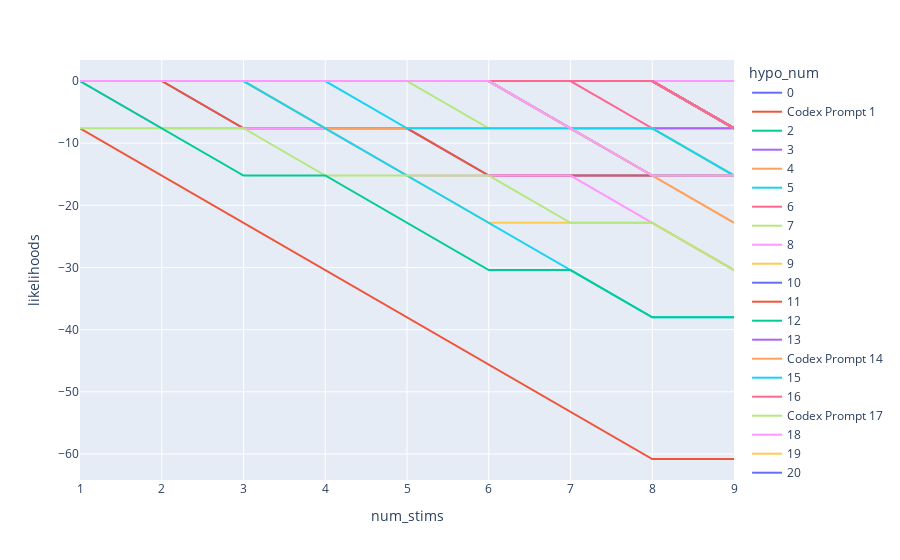

The cell this chart's notebook holds for it:
### Code cell
px.line(posteriorDf, x='num_stims', y='likelihoods', color='hypo_num')

### Figure 1 — Plotly figure (JSON) as saved in the notebook; plotly's stock layout.template omitted (floating-point values rounded to 4 significant figures)
{"data": [{"hovertemplate": "hypo_num=0<br>num_stims=%{x}<br>likelihoods=%{y}<extra></extra>", "legendgroup": "0", "line": {"color": "#636efa", "dash": "solid"}, "marker": {"symbol": "circle"}, "mode": "lines", "name": "0", "orientation": "v", "showlegend": true, "type": "scatter", "x": [1, 2, 3, 4, 5, 6, 7, 8, 9], "xaxis": "x", "y": [-0.0005001, -0.001, -7.602, -7.602, -7.603, -15.2, -15.2, -15.2, -15.21], "yaxis": "y"}, {"hovertemplate": "hypo_num=Codex Prompt 1<br>num_stims=%{x}<br>likelihoods=%{y}<extra></extra>", "legendgroup": "Codex Prompt 1", "line": {"color": "#EF553B", "dash": "solid"}, "marker": {"symbol": "circle"}, "mode": "lines", "name": "Codex Prompt 1", "orientation": "v", "showlegend": true, "type": "scatter", "x": [1, 2, 3, 4, 5, 6, 7, 8, 9], "xaxis": "x", "y": [-0.0005001, -0.001, -7.602, -7.602, -7.603, -15.2, -15.2, -15.2, -15.21], "yaxis": "y"}, {"hovertemplate": "hypo_num=2<br>num_stims=%{x}<br>likelihoods=%{y}<extra></extra>", "legendgroup": "2", "line": {"color": "#00cc96", "dash": "solid"}, "marker": {"symbol": "circle"}, "mode": "lines", "name": "2", "orientation": "v", "showlegend": true, "type": "scatter", "x": [1, 2, 3, 4, 5, 6, 7, 8, 9], "xaxis": "x", "y": [-0.0005001, -0.001, -0.0015, -0.002001, -0.002501, -0.003001, -7.604, -15.2, -15.21], "yaxis": "y"}, {"hovertemplate": "hypo_num=3<br>num_stims=%{x}<br>likelihoods=%{y}<extra></extra>", "legendgroup": "3", "line": {"color": "#ab63fa", "dash": "solid"}, "marker": {"symbol": "circle"}, "mode": "lines", "name": "3", "orientation": "v", "showlegend": true, "type": "scatter", "x": [1, 2, 3, 4, 5, 6, 7, 8, 9], "xaxis": "x", "y": [-0.0005001, -0.001, -0.0015, -0.002001, -0.002501, -0.003001, -0.003501, -0.004001, -7.605], "yaxis": "y"}, {"hovertemplate": "hypo_num=4<br>num_stims=%{x}<br>likelihoods=%{y}<extra></extra>", "legendgroup": "4", "line": {"color": "#FFA15A", "dash": "solid"}, "marker": {"symbol": "circle"}, "mode": "lines", "name": "4", "orientation": "v", "showlegend": true, "type": "scatter", "x": [1, 2, 3, 4, 5, 6, 7, 8, 9], "xaxis": "x", "y": [-0.0005001, -0.001, -0.0015, -0.002001, -0.002501, -0.003001, -0.003501, -0.004001, -7.605], "yaxis": "y"}, {"hovertemplate": "hypo_num=5<br>num_stims=%{x}<br>likelihoods=%{y}<extra></extra>", "legendgroup": "5", "line": {"color": "#19d3f3", "dash": "solid"}, "marker": {"symbol": "circle"}, "mode": "lines", "name": "5", "orientation": "v", "showlegend": true, "type": "scatter", "x": [1, 2, 3, 4, 5, 6, 7, 8, 9], "xaxis": "x", "y": [-0.0005001, -0.001, -0.0015, -0.002001, -0.002501, -0.003001, -0.003501, -0.004001, -7.605], "yaxis": "y"}, {"hovertemplate": "hypo_num=6<br>num_stims=%{x}<br>likelihoods=%{y}<extra></extra>", "legendgroup": "6", "line": {"color": "#FF6692", "dash": "solid"}, "marker": {"symbol": "circle"}, "mode": "lines", "name": "6", "orientation": "v", "showlegend": true, "type": "scatter", "x": [1, 2, 3, 4, 5, 6, 7, 8, 9], "xaxis": "x", "y": [-0.0005001, -0.001, -0.0015, -0.002001, -0.002501, -0.003001, -0.003501, -7.604, -7.605], "yaxis": "y"}, {"hovertemplate": "hypo_num=7<br>num_stims=%{x}<br>likelihoods=%{y}<extra></extra>", "legendgroup": "7", "line": {"color": "#B6E880", "dash": "solid"}, "marker": {"symbol": "circle"}, "mode": "lines", "name": "7", "orientation": "v", "showlegend": true, "type": "scatter", "x": [1, 2, 3, 4, 5, 6, 7, 8, 9], "xaxis": "x", "y": [-0.0005001, -0.001, -0.0015, -0.002001, -0.002501, -0.003001, -7.604, -7.604, -7.605], "yaxis": "y"}, {"hovertemplate": "hypo_num=8<br>num_stims=%{x}<br>likelihoods=%{y}<extra></extra>", "legendgroup": "8", "line": {"color": "#FF97FF", "dash": "solid"}, "marker": {"symbol": "circle"}, "mode": "lines", "name": "8", "orientation": "v", "showlegend": true, "type": "scatter", "x": [1, 2, 3, 4, 5, 6, 7, 8, 9], "xaxis": "x", "y": [-0.0005001, -7.601, -7.602, -7.602, -15.2, -15.2, -15.2, -22.81, -30.41], "yaxis": "y"}, {"hovertemplate": "hypo_num=9<br>num_stims=%{x}<br>likelihoods=%{y}<extra></extra>", "legendgroup": "9", "line": {"color": "#FECB52", "dash": "solid"}, "marker": {"symbol": "circle"}, "mode": "lines", "name": "9", "orientation": "v", "showlegend": true, "type": "scatter", "x": [1, 2, 3, 4, 5, 6, 7, 8, 9], "xaxis": "x", "y": [-0.0005001, -0.001, -0.0015, -7.602, -15.2, -22.8, -22.8, -22.81, -30.41], "yaxis": "y"}, {"hovertemplate": "hypo_num=10<br>num_stims=%{x}<br>likelihoods=%{y}<extra></extra>", "legendgroup": "10", "line": {"color": "#636efa", "dash": "solid"}, "marker": {"symbol": "circle"}, "mode": "lines", "name": "10", "orientation": "v", "showlegend": true, "type": "scatter", "x": [1, 2, 3, 4, 5, 6, 7, 8, 9], "xaxis": "x", "y": [-0.0005001, -0.001, -0.0015, -0.002001, -0.002501, -0.003001, -0.003501, -0.004001, -7.605], "yaxis": "y"}, {"hovertemplate": "hypo_num=11<br>num_stims=%{x}<br>likelihoods=%{y}<extra></extra>", "legendgroup": "11", "line": {"color": "#EF553B", "dash": "solid"}, "marker": {"symbol": "circle"}, "mode": "lines", "name": "11", "orientation": "v", "showlegend": true, "type": "scatter", "x": [1, 2, 3, 4, 5, 6, 7, 8, 9], "xaxis": "x", "y": [-0.0005001, -0.001, -0.0015, -0.002001, -0.002501, -0.003001, -0.003501, -0.004001, -7.605], "yaxis": "y"}, {"hovertemplate": "hypo_num=12<br>num_stims=%{x}<br>likelihoods=%{y}<extra></extra>", "legendgroup": "12", "line": {"color": "#00cc96", "dash": "solid"}, "marker": {"symbol": "circle"}, "mode": "lines", "name": "12", "orientation": "v", "showlegend": true, "type": "scatter", "x": [1, 2, 3, 4, 5, 6, 7, 8, 9], "xaxis": "x", "y": [-0.0005001, -0.001, -0.0015, -0.002001, -0.002501, -0.003001, -0.003501, -0.004001, -7.605], "yaxis": "y"}, {"hovertemplate": "hypo_num=13<br>num_stims=%{x}<br>likelihoods=%{y}<extra></extra>", "legendgroup": "13", "line": {"color": "#ab63fa", "dash": "solid"}, "marker": {"symbol": "circle"}, "mode": "lines", "name": "13", "orientation": "v", "showlegend": true, "type": "scatter", "x": [1, 2, 3, 4, 5, 6, 7, 8, 9], "xaxis": "x", "y": [-0.0005001, -0.001, -0.0015, -0.002001, -0.002501, -0.003001, -7.604, -7.604, -7.605], "yaxis": "y"}, {"hovertemplate": "hypo_num=Codex Prompt 14<br>num_stims=%{x}<br>likelihoods=%{y}<extra></extra>", "legendgroup": "Codex Prompt 14", "line": {"color": "#FFA15A", "dash": "solid"}, "marker": {"symbol": "circle"}, "mode": "lines", "name": "Codex Prompt 14", "orientation": "v", "showlegend": true, "type": "scatter", "x": [1, 2, 3, 4, 5, 6, 7, 8, 9], "xaxis": "x", "y": [-0.0005001, -0.001, -0.0015, -7.602, -7.603, -7.603, -7.604, -7.604, -15.21], "yaxis": "y"}, {"hovertemplate": "hypo_num=15<br>num_stims=%{x}<br>likelihoods=%{y}<extra></extra>", "legendgroup": "15", "line": {"color": "#19d3f3", "dash": "solid"}, "marker": {"symbol": "circle"}, "mode": "lines", "name": "15", "orientation": "v", "showlegend": true, "type": "scatter", "x": [1, 2, 3, 4, 5, 6, 7, 8, 9], "xaxis": "x", "y": [-0.0005001, -0.001, -0.0015, -7.602, -15.2, -22.8, -30.41, -38.01, -38.01], "yaxis": "y"}, {"hovertemplate": "hypo_num=16<br>num_stims=%{x}<br>likelihoods=%{y}<extra></extra>", "legendgroup": "16", "line": {"color": "#FF6692", "dash": "solid"}, "marker": {"symbol": "circle"}, "mode": "lines", "name": "16", "orientation": "v", "showlegend": true, "type": "scatter", "x": [1, 2, 3, 4, 5, 6, 7, 8, 9], "xaxis": "x", "y": [-0.0005001, -0.001, -0.0015, -0.002001, -0.002501, -0.003001, -7.604, -15.2, -15.21], "yaxis": "y"}, {"hovertemplate": "hypo_num=Codex Prompt 17<br>num_stims=%{x}<br>likelihoods=%{y}<extra></extra>", "legendgroup": "Codex Prompt 17", "line": {"color": "#B6E880", "dash": "solid"}, "marker": {"symbol": "circle"}, "mode": "lines", "name": "Codex Prompt 17", "orientation": "v", "showlegend": true, "type": "scatter", "x": [1, 2, 3, 4, 5, 6, 7, 8, 9], "xaxis": "x", "y": [-0.0005001, -0.001, -0.0015, -0.002001, -0.002501, -7.603, -7.604, -7.604, -15.21], "yaxis": "y"}, {"hovertemplate": "hypo_num=18<br>num_stims=%{x}<br>likelihoods=%{y}<extra></extra>", "legendgroup": "18", "line": {"color": "#FF97FF", "dash": "solid"}, "marker": {"symbol": "circle"}, "mode": "lines", "name": "18", "orientation": "v", "showlegend": true, "type": "scatter", "x": [1, 2, 3, 4, 5, 6, 7, 8, 9], "xaxis": "x", "y": [-0.0005001, -0.001, -0.0015, -0.002001, -0.002501, -0.003001, -0.003501, -0.004001, -7.605], "yaxis": "y"}, {"hovertemplate": "hypo_num=19<br>num_stims=%{x}<br>likelihoods=%{y}<extra></extra>", "legendgroup": "19", "line": {"color": "#FECB52", "dash": "solid"}, "marker": {"symbol": "circle"}, "mode": "lines", "name": "19", "orientation": "v", "showlegend": true, "type": "scatter", "x": [1, 2, 3, 4, 5, 6, 7, 8, 9], "xaxis": "x", "y": [-0.0005001, -0.001, -0.0015, -0.002001, -0.002501, -0.003001, -0.003501, -0.004001, -7.605], "yaxis": "y"}, {"hovertemplate": "hypo_num=20<br>num_stims=%{x}<br>likelihoods=%{y}<extra></extra>", "legendgroup": "20", "line": {"color": "#636efa", "dash": "solid"}, "marker": {"symbol": "circle"}, "mode": "lines", "name": "20", "orientation": "v", "showlegend": true, "type": "scatter", "x": [1, 2, 3, 4, 5, 6, 7, 8, 9], "xaxis": "x", "y": [-0.0005001, -0.001, -0.0015, -0.002001, -0.002501, -0.003001, -0.003501, -0.004001, -7.605], "yaxis": "y"}, {"hovertemplate": "hypo_num=21<br>num_stims=%{x}<br>likelihoods=%{y}<extra></extra>", "legendgroup": "21", "line": {"color": "#EF553B", "dash": "solid"}, "marker": {"symbol": "circle"}, "mode": "lines", "name": "21", "orientation": "v", "showlegend": true, "type": "scatter", "x": [1, 2, 3, 4, 5, 6, 7, 8, 9], "xaxis": "x", "y": [-7.601, -15.2, -22.8, -30.4, -38.0, -45.61, -53.21, -60.81, -60.81], "yaxis": "y"}, {"hovertemplate": "hypo_num=22<br>num_stims=%{x}<br>likelihoods=%{y}<extra></extra>", "legendgroup": "22", "line": {"color": "#00cc96", "dash": "solid"}, "marker": {"symbol": "circle"}, "mode": "lines", "name": "22", "orientation": "v", "showlegend": true, "type": "scatter", "x": [1, 2, 3, 4, 5, 6, 7, 8, 9], "xaxis": "x", "y": [-0.0005001, -0.001, -0.0015, -0.002001, -0.002501, -0.003001, -0.003501, -0.004001, -7.605], "yaxis": "y"}, {"hovertemplate": "hypo_num=23<br>num_stims=%{x}<br>likelihoods=%{y}<extra></extra>", "legendgroup": "23", "line": {"color": "#ab63fa", "dash": "solid"}, "marker": {"symbol": "circle"}, "mode": "lines", "name": "23", "orientation": "v", "showlegend": true, "type": "scatter", "x": [1, 2, 3, 4, 5, 6, 7, 8, 9], "xaxis": "x", "y": [-0.0005001, -0.001, -0.0015, -0.002001, -0.002501, -0.003001, -7.604, -15.2, -15.21], "yaxis": "y"}, {"hovertemplate": "hypo_num=24<br>num_stims=%{x}<br>likelihoods=%{y}<extra></extra>", "legendgroup": "24", "line": {"color": "#FFA15A", "dash": "solid"}, "marker": {"symbol": "circle"}, "mode": "lines", "name": "24", "orientation": "v", "showlegend": true, "type": "scatter", "x": [1, 2, 3, 4, 5, 6, 7, 8, 9], "xaxis": "x", "y": [-0.0005001, -0.001, -0.0015, -0.002001, -0.002501, -0.003001, -7.604, -15.2, -22.81], "yaxis": "y"}, {"hovertemplate": "hypo_num=25<br>num_stims=%{x}<br>likelihoods=%{y}<extra></extra>", "legendgroup": "25", "line": {"color": "#19d3f3", "dash": "solid"}, "marker": {"symbol": "circle"}, "mode": "lines", "name": "25", "orientation": "v", "showlegend": true, "type": "scatter", "x": [1, 2, 3, 4, 5, 6, 7, 8, 9], "xaxis": "x", "y": [-0.0005001, -0.001, -0.0015, -0.002001, -0.002501, -0.003001, -0.003501, -0.004001, -7.605], "yaxis": "y"}, {"hovertemplate": "hypo_num=Codex Prompt 26<br>num_stims=%{x}<br>likelihoods=%{y}<extra></extra>", "legendgroup": "Codex Prompt 26", "line": {"color": "#FF6692", "dash": "solid"}, "marker": {"symbol": "circle"}, "mode": "lines", "name": "Codex Prompt 26", "orientation": "v", "showlegend": true, "type": "scatter", "x": [1, 2, 3, 4, 5, 6, 7, 8, 9], "xaxis": "x", "y": [-0.0005001, -0.001, -0.0015, -0.002001, -0.002501, -0.003001, -0.003501, -0.004001, -7.605], "yaxis": "y"}, {"hovertemplate": "hypo_num=27<br>num_stims=%{x}<br>likelihoods=%{y}<extra></extra>", "legendgroup": "27", "line": {"color": "#B6E880", "dash": "solid"}, "marker": {"symbol": "circle"}, "mode": "lines", "name": "27", "orientation": "v", "showlegend": true, "type": "scatter", "x": [1, 2, 3, 4, 5, 6, 7, 8, 9], "xaxis": "x", "y": [-7.601, -7.601, -7.602, -15.2, -15.2, -15.2, -22.8, -22.81, -30.41], "yaxis": "y"}, {"hovertemplate": "hypo_num=28<br>num_stims=%{x}<br>likelihoods=%{y}<extra></extra>", "legendgroup": "28", "line": {"color": "#FF97FF", "dash": "solid"}, "marker": {"symbol": "circle"}, "mode": "lines", "name": "28", "orientation": "v", "showlegend": true, "type": "scatter", "x": [1, 2, 3, 4, 5, 6, 7, 8, 9], "xaxis": "x", "y": [-0.0005001, -0.001, -0.0015, -0.002001, -0.002501, -0.003001, -0.003501, -0.004001, -0.004501], "yaxis": "y"}, {"hovertemplate": "hypo_num=29<br>num_stims=%{x}<br>likelihoods=%{y}<extra></extra>", "legendgroup": "29", "line": {"color": "#FECB52", "dash": "solid"}, "marker": {"symbol": "circle"}, "mode": "lines", "name": "29", "orientation": "v", "showlegend": true, "type": "scatter", "x": [1, 2, 3, 4, 5, 6, 7, 8, 9], "xaxis": "x", "y": [-0.0005001, -0.001, -0.0015, -0.002001, -0.002501, -0.003001, -0.003501, -0.004001, -7.605], "yaxis": "y"}, {"hovertemplate": "hypo_num=30<br>num_stims=%{x}<br>likelihoods=%{y}<extra></extra>", "legendgroup": "30", "line": {"color": "#636efa", "dash": "solid"}, "marker": {"symbol": "circle"}, "mode": "lines", "name": "30", "orientation": "v", "showlegend": true, "type": "scatter", "x": [1, 2, 3, 4, 5, 6, 7, 8, 9], "xaxis": "x", "y": [-0.0005001, -0.001, -0.0015, -0.002001, -0.002501, -0.003001, -0.003501, -0.004001, -7.605], "yaxis": "y"}, {"hovertemplate": "hypo_num=31<br>num_stims=%{x}<br>likelihoods=%{y}<extra></extra>", "legendgroup": "31", "line": {"color": "#EF553B", "dash": "solid"}, "marker": {"symbol": "circle"}, "mode": "lines", "name": "31", "orientation": "v", "showlegend": true, "type": "scatter", "x": [1, 2, 3, 4, 5, 6, 7, 8, 9], "xaxis": "x", "y": [-0.0005001, -0.001, -0.0015, -0.002001, -0.002501, -0.003001, -0.003501, -0.004001, -7.605], "yaxis": "y"}, {"hovertemplate": "hypo_num=32<br>num_stims=%{x}<br>likelihoods=%{y}<extra></extra>", "legendgroup": "32", "line": {"color": "#00cc96", "dash": "solid"}, "marker": {"symbol": "circle"}, "mode": "lines", "name": "32", "orientation": "v", "showlegend": true, "type": "scatter", "x": [1, 2, 3, 4, 5, 6, 7, 8, 9], "xaxis": "x", "y": [-0.0005001, -7.601, -15.2, -15.2, -22.8, -30.4, -30.41, -38.01, -38.01], "yaxis": "y"}, {"hovertemplate": "hypo_num=33<br>num_stims=%{x}<br>likelihoods=%{y}<extra></extra>", "legendgroup": "33", "line": {"color": "#ab63fa", "dash": "solid"}, "marker": {"symbol": "circle"}, "mode": "lines", "name": "33", "orientation": "v", "showlegend": true, "type": "scatter", "x": [1, 2, 3, 4, 5, 6, 7, 8, 9], "xaxis": "x", "y": [-0.0005001, -0.001, -0.0015, -0.002001, -0.002501, -0.003001, -0.003501, -0.004001, -7.605], "yaxis": "y"}, {"hovertemplate": "hypo_num=34<br>num_stims=%{x}<br>likelihoods=%{y}<extra></extra>", "legendgroup": "34", "line": {"color": "#FFA15A", "dash": "solid"}, "marker": {"symbol": "circle"}, "mode": "lines", "name": "34", "orientation": "v", "showlegend": true, "type": "scatter", "x": [1, 2, 3, 4, 5, 6, 7, 8, 9], "xaxis": "x", "y": [-0.0005001, -0.001, -0.0015, -0.002001, -0.002501, -0.003001, -0.003501, -0.004001, -7.605], "yaxis": "y"}, {"hovertemplate": "hypo_num=Codex Prompt 35<br>num_stims=%{x}<br>likelihoods=%{y}<extra></extra>", "legendgroup": "Codex Prompt 35", "line": {"color": "#19d3f3", "dash": "solid"}, "marker": {"symbol": "circle"}, "mode": "lines", "name": "Codex Prompt 35", "orientation": "v", "showlegend": true, "type": "scatter", "x": [1, 2, 3, 4, 5, 6, 7, 8, 9], "xaxis": "x", "y": [-0.0005001, -0.001, -0.0015, -0.002001, -7.603, -7.603, -7.604, -7.604, -15.21], "yaxis": "y"}, {"hovertemplate": "hypo_num=36<br>num_stims=%{x}<br>likelihoods=%{y}<extra></extra>", "legendgroup": "36", "line": {"color": "#FF6692", "dash": "solid"}, "marker": {"symbol": "circle"}, "mode": "lines", "name": "36", "orientation": "v", "showlegend": true, "type": "scatter", "x": [1, 2, 3, 4, 5, 6, 7, 8, 9], "xaxis": "x", "y": [-0.0005001, -0.001, -0.0015, -0.002001, -0.002501, -0.003001, -0.003501, -0.004001, -7.605], "yaxis": "y"}, {"hovertemplate": "hypo_num=37<br>num_stims=%{x}<br>likelihoods=%{y}<extra></extra>", "legendgroup": "37", "line": {"color": "#B6E880", "dash": "solid"}, "marker": {"symbol": "circle"}, "mode": "lines", "name": "37", "orientation": "v", "showlegend": true, "type": "scatter", "x": [1, 2, 3, 4, 5, 6, 7, 8, 9], "xaxis": "x", "y": [-0.0005001, -0.001, -0.0015, -0.002001, -0.002501, -0.003001, -7.604, -15.2, -15.21], "yaxis": "y"}, {"hovertemplate": "hypo_num=38<br>num_stims=%{x}<br>likelihoods=%{y}<extra></extra>", "legendgroup": "38", "line": {"color": "#FF97FF", "dash": "solid"}, "marker": {"symbol": "circle"}, "mode": "lines", "name": "38", "orientation": "v", "showlegend": true, "type": "scatter", "x": [1, 2, 3, 4, 5, 6, 7, 8, 9], "xaxis": "x", "y": [-0.0005001, -0.001, -0.0015, -0.002001, -0.002501, -0.003001, -7.604, -15.2, -15.21], "yaxis": "y"}], "layout": {"legend": {"title": {"text": "hypo_num"}, "tracegroupgap": 0}, "margin": {"t": 60}, "xaxis": {"anchor": "y", "domain": [0, 1], "title": {"text": "num_stims"}}, "yaxis": {"anchor": "x", "domain": [0, 1], "title": {"text": "likelihoods"}}}}
